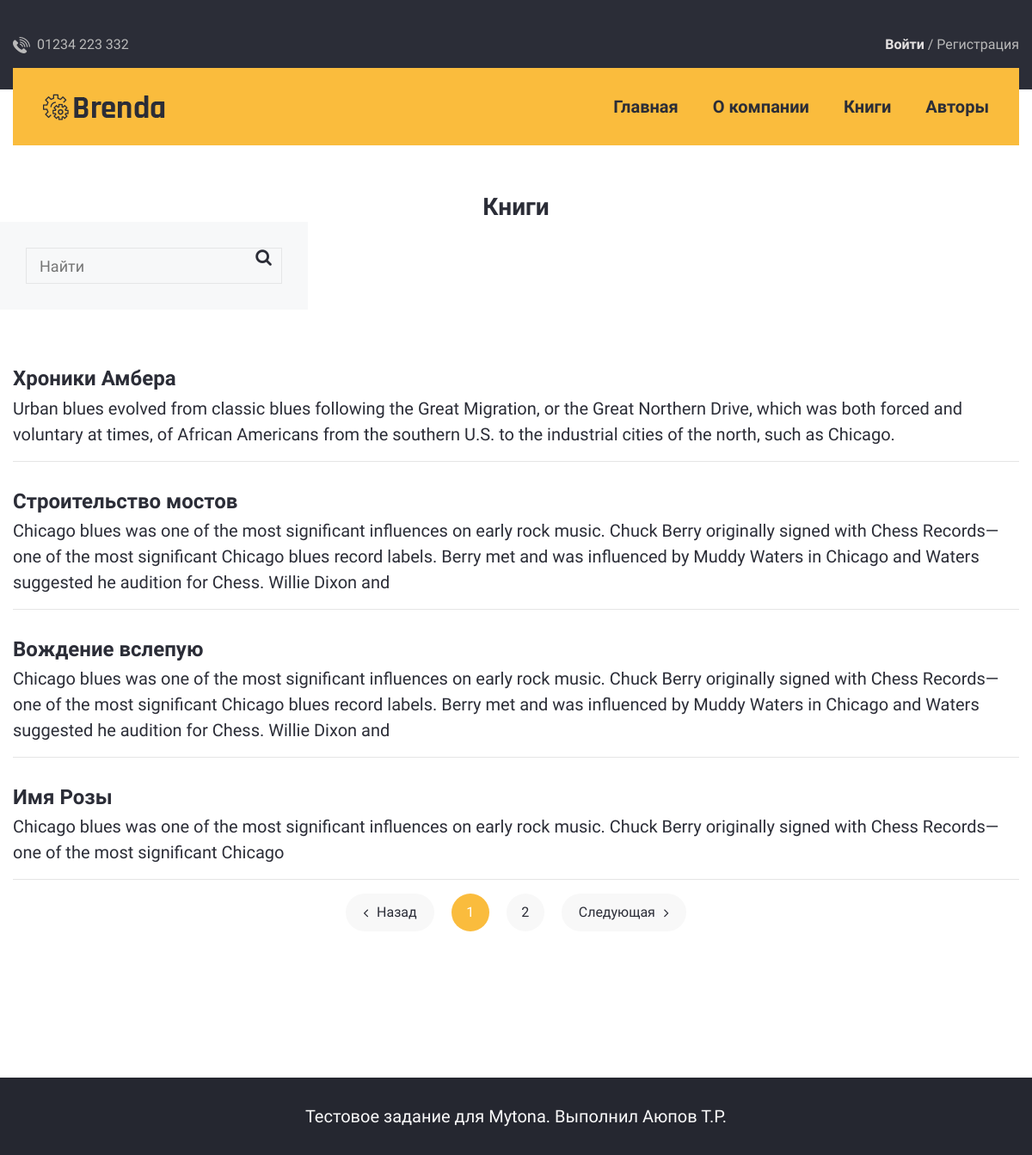
The page /books/ on the database its author committed.
### library/models.py (models this page shows, shortened)
class Book(models.Model):
    author = models.ManyToManyField(Author)
    title = models.CharField(max_length=50, verbose_name=_('title'))
    description = models.TextField(max_length=300, verbose_name=_('description'))
    def get_absolute_url(self):
        return reverse('book_detail', kwargs={"pk": self.pk})

### library/views.py (the view)
# urls.py: path('', BooksList.as_view(), name='book_list'),
class BooksList(ListView):
    model = Book
    paginate_by = 4

### library/templates/library/book_list.html (shortened to what this page needs)
{% extends 'test3_mytona/index.html' %}
{% load static %}
{% block content %}
<br><br><br><br>
<h4 align="center">Книги</h4>
<div class="service-section space__bottom--r120">
    <div class="container">
        <div class="row">
            <div class="sidebar">
                <div class="sidebar-search">
                    <form action="{% url 'search_results' %}" method="get">
                        <input type="text" name="descriptor" placeholder="Найти">
                        <button><i class="fa fa-search"></i></button>
                    </form>
                </div>
            </div>
            <div class="col-lg-12">
                <div class="service-item-wrapper space__bottom--m40">
                    <div class="service-grid-item">
                        <div class="service-grid-item__content">
                            {% for i in page_obj %}
                                <h3 class="title">
                                    <a href="{{ i.get_absolute_url }}">{{ i.title }}</a>
                                </h3>
                                <p class="subtitle">{{ i.description|truncatewords:100 }}</p>
                                <hr>
                            {% empty %}
                                <h3>Нет книги</h3>
                            {% endfor %}
                            <div class="row ">
                                <div class="col">
                                    <ul class="page-pagination space__top--30">
                                        {% if page_obj.has_previous %}
                                            <li><a href="?page={{ page_obj.previous_page_number }}"><i class="fa fa-angle-left"></i>Назад</a></li>
                                        {% else %}
                                            <li class="page-item disabled"><a href=""><i class="fa fa-angle-left"></i> Назад</a></li>
                                        {% endif %}
                                        {% for i in page_obj.paginator.page_range %}
                                            {% if i != page_obj.number %}
                                            <li><a href="?page={{ i }}">{{ i }}</a></li>
                                            {% else %}
                                            <li class="active"><a href="#"><span>{{ i }}</span></a></li>
                                            {% endif %}
                                        {% endfor %}
                                        {% if page_obj.has_next %}
                                            <li><a href="?page={{ page_obj.next_page_number }}"><i class="fa fa-angle-right"></i>Следующая</a></li>
                                        {% else %}
                                            <li class="page-item disabled"><a href=""><i class="fa fa-angle-right"></i>Следующая</a></li>
                                        {% endif %}
                                    </ul>
                                </div>
                            </div>
                        </div>
                    </div>
                </div>
            </div>
        </div>
    </div>
</div>
{% endblock content %}

### test3_mytona/templates/test3_mytona/index.html (shortened to what this page needs)
<!DOCTYPE html>
<html class="no-js" lang="zxx">
<head>
    {% load static %}
    <link rel="stylesheet" href="{% static 'test3_mytona/assets/css/bootstrap.min.css' %}">
    <link rel="stylesheet" href="{% static 'test3_mytona/assets/css/font-awesome.min.css' %}">
    <link rel="stylesheet" href="{% static 'test3_mytona/assets/css/flaticon.min.css' %}">
    <link rel="stylesheet" href="{% static 'test3_mytona/assets/css/plugins/slick.min.css' %}">
    <link rel="stylesheet" href="{% static 'test3_mytona/assets/css/plugins/cssanimation.min.css' %}">
    <link rel="stylesheet" href="{% static 'test3_mytona/assets/css/plugins/justifiedGallery.min.css' %}">
    <link rel="stylesheet" href="{% static 'test3_mytona/assets/css/plugins/light-gallery.min.css' %}">
    <link rel="stylesheet" href="{% static 'test3_mytona/assets/css/style.css' %}">
</head>
<body>
        <div class="header-area header-sticky bg-img space__inner--y40 background-repeat--x background-color--dark
            d-none d-lg-block" data-bg="test3_mytona/assets/img/icons/ruler.png' %}">
        <div class="header-top">
            <div class="container">
                <div class="row">
                    <div class="col-lg-4">
                        <div class="header-top-info">
                            <span class="header-top-info__image pr-1">
                                <img src="{% static 'test3_mytona/assets/img/icons/phone.png' %}" alt=""></span>
                            <span class="header-top-info__text">01234 223 332</span>
                        </div>
                    </div>
                    <div class="col-lg-4">
                    </div>
                    {% if request.user.is_authenticated %}
                        <div class="col-lg-4">
                            <div class="header-top-info text-right">
                                <p> Добро пожаловать {{ request.user.username.upper }}/
                                <a class="header-top-info__link" href="{% url 'logout' %}">Выйти</a>
                            </div>
                        </div>
                    {% else %}
                        <div class="col-lg-4">
                            <div class="header-top-info text-right">
                                <a class="header-top-info__link" href="{% url 'login' %}"><span>Войти</span></a> /
                                <a class="header-top-info__link" href="{% url 'signup' %}">Регистрация</a>
                            </div>
                        </div>
                    {% endif %}
                </div>
            </div>
        </div>
        <div class="menu-bar position-relative">
            <div class="container">
                <div class="row">
                    <div class="col-lg-12">
                        <div class="menu-bar-wrapper background-color--default space__inner--x35">
                            <div class="menu-bar-wrapper-inner">
                                <div class="row align-items-center">
                                    <div class="col-lg-2">
                                        <div class="brand-logo">
                                            <a href="/">
                                        <img src="{% static 'test3_mytona/assets/img/logo.png' %}" class="img-fluid" alt="">
                                            </a>
                                        </div>
                                    </div>
                                    <div class="col-lg-10">
                                        <div class="navigation-area d-flex justify-content-end align-items-center">
                                            <nav class="main-nav-menu">
                                                <ul class="d-flex justify-content-end">
                                                    <li><a href="/">Главная</a></li>
                                                    <li><a href="/">О компании</a></li>
                                                    <li><a href="{% url 'book_list' %}">Книги</a></li>
													<li><a href="{% url 'author_list' %}">Авторы</a></li>
                                                </ul>
                                            </nav>
                                        </div>
                                    </div>
                                </div>
                            </div>
                        </div>
                    </div>
                </div>
            </div>
        </div>
    </div>
	{% block content %}
	{% endblock content %}
<br><br><br>
    <div class="copyright-area background-color--deep-dark space__inner--y30">
        <div class="container">
            <div class="row">
                <div class="col-lg-12 text-center">
                    <p class="copyright-text">Тестовое задание для Mytona. Выполнил Аюпов Т.Р.</p>
                </div>
            </div>
        </div>
    </div>
</body>
</html>

### rows shown on the page
Book: title "Хроники Амбера", description "Urban blues evolved from classic blues following the Great Migration, or the Great Northern Drive, which was both forced and voluntary at times, of African Americans from the southern U.S. to the industrial cities of the north, such as Chicago."
Book: title "Строительство мостов", description "Chicago blues was one of the most significant influences on early rock music. Chuck Berry originally signed with Chess Records—one of the most significant Chicago blues record labels. Berry met and was influenced by Muddy Waters in Chicago and Waters suggested he audition for Chess. Willie Dixon and"
Book: title "Вождение вслепую", description "Chicago blues was one of the most significant influences on early rock music. Chuck Berry originally signed with Chess Records—one of the most significant Chicago blues record labels. Berry met and was influenced by Muddy Waters in Chicago and Waters suggested he audition for Chess. Willie Dixon and"
Book: title "Имя Розы", description "Chicago blues was one of the most significant influences on early rock music. Chuck Berry originally signed with Chess Records—one of the most significant Chicago"

### other values the page prints
{{ i }} "1"
{{ i }} "2"
